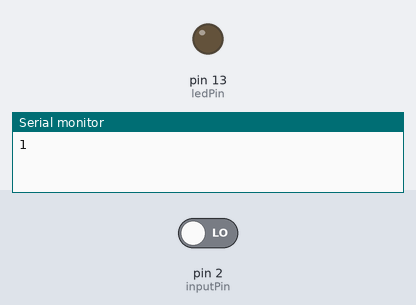
Simulated run of this sketch. Board: Arduino Uno, built with avr-gcc and run on an emulated ATmega328P. Shown: output pins drawn as LEDs (lit = HIGH), the last lines printed to the serial monitor. The inputs (shaded band) are chosen by the test bench; at power-on: pin 2 (inputPin) LOW.

Above: at 1.2 s.
1.3 s: pin 2 (inputPin) driven HIGH
At 2.8 s:
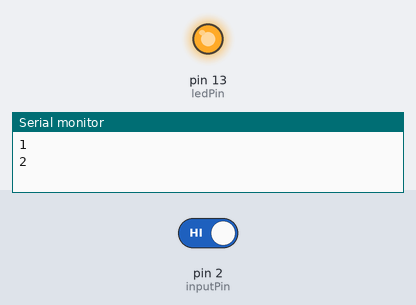
Timing chart, 0 to 4.3 s (numbered marks = the images above; inputs shaded):
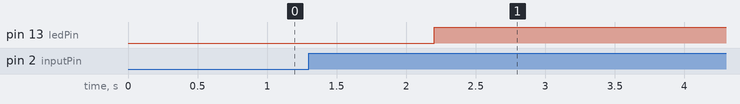

Measured:
- after the input at 1.3 s, pin 13 (ledPin): LOW → HIGH after 0.90 s

The sketch:

debounce.ino
```cpp
/* 5.1 a switch in pin 2 lights the LED on pin 13 */

const int ledPin = 13;
const int inputPin = 2; // input pin for the pushbutton
const int debounceDelay = 10;

boolean debounce (int pin) {
  boolean state;
  boolean previousState;

  previousState = digitalRead(pin);
  for(int counter = 0; counter < debounceDelay; counter++) {
    delay(100);
    state = digitalRead(pin);
    if (state != previousState) {
      counter = 0;
      previousState = state;
    }
  }
  return state;
}
int count;
void setup () {
  pinMode(ledPin, OUTPUT);
  pinMode(inputPin,INPUT);
  Serial.begin(9600);
  // digitalWrite(inputPin, HIGH);turn on pull-up resistor
}

void loop() {
  if (debounce(inputPin))
    digitalWrite(ledPin, HIGH);
    count++;
    Serial.println(count);

}
```
